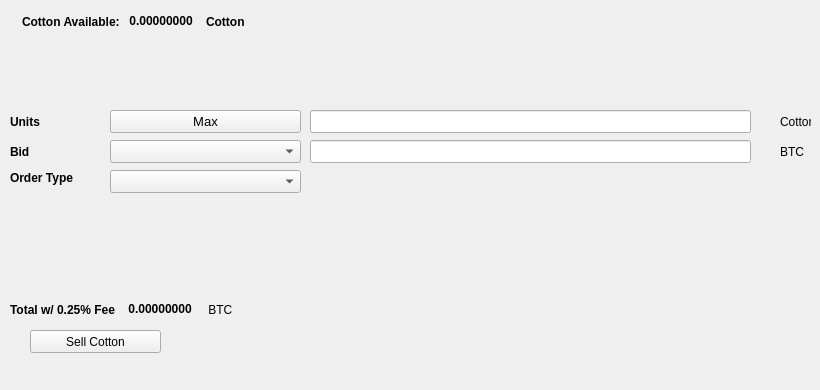
   <widget class="QWidget" name="SellTab">
    <attribute name="title">
     <string>Sell</string>
    </attribute>
    <widget class="QLabel" name="label_16">
     <property name="geometry">
      <rect>
       <x>780</x>
       <y>140</y>
       <width>31</width>
       <height>23</height>
      </rect>
     </property>
     <property name="text">
      <string>BTC</string>
     </property>
    </widget>
    <widget class="QComboBox" name="SellBidcomboBox">
     <property name="geometry">
      <rect>
       <x>110</x>
       <y>140</y>
       <width>191</width>
       <height>23</height>
      </rect>
     </property>
     <property name="font">
      <font>
       <pointsize>10</pointsize>
      </font>
     </property>
    </widget>
    <widget class="QLabel" name="label_18">
     <property name="geometry">
      <rect>
       <x>10</x>
       <y>110</y>
       <width>46</width>
       <height>23</height>
      </rect>
     </property>
     <property name="font">
      <font>
       <weight>75</weight>
       <bold>true</bold>
      </font>
     </property>
     <property name="text">
      <string>Units</string>
     </property>
    </widget>
    <widget class="QPushButton" name="Sell_Max_Amount">
     <property name="geometry">
      <rect>
       <x>110</x>
       <y>110</y>
       <width>191</width>
       <height>23</height>
      </rect>
     </property>
     <property name="font">
      <font>
       <pointsize>10</pointsize>
      </font>
     </property>
     <property name="text">
      <string>Max</string>
     </property>
    </widget>
    <widget class="QLabel" name="label_20">
     <property name="geometry">
      <rect>
       <x>10</x>
       <y>170</y>
       <width>91</width>
       <height>16</height>
      </rect>
     </property>
     <property name="font">
      <font>
       <weight>75</weight>
       <bold>true</bold>
      </font>
     </property>
     <property name="text">
      <string>Order Type</string>
     </property>
    </widget>
    <widget class="QComboBox" name="SellOrdertypeCombo">
     <property name="geometry">
      <rect>
       <x>110</x>
       <y>170</y>
       <width>191</width>
       <height>23</height>
      </rect>
     </property>
     <property name="font">
      <font>
       <pointsize>10</pointsize>
      </font>
     </property>
    </widget>
    <widget class="QLabel" name="label_21">
     <property name="geometry">
      <rect>
       <x>10</x>
       <y>140</y>
       <width>46</width>
       <height>23</height>
      </rect>
     </property>
     <property name="font">
      <font>
       <weight>75</weight>
       <bold>true</bold>
      </font>
     </property>
     <property name="text">
      <string>Bid</string>
     </property>
    </widget>
    <widget class="QLabel" name="label_22">
     <property name="geometry">
      <rect>
       <x>780</x>
       <y>110</y>
       <width>31</width>
       <height>23</height>
      </rect>
     </property>
     <property name="text">
      <string>Cotton</string>
     </property>
    </widget>
    <widget class="QLineEdit" name="UnitsInputCotton">
     <property name="geometry">
      <rect>
       <x>310</x>
       <y>110</y>
       <width>441</width>
       <height>23</height>
      </rect>
     </property>
     <property name="font">
      <font>
       <pointsize>9</pointsize>
       <weight>75</weight>
       <bold>true</bold>
      </font>
     </property>
    </widget>
    <widget class="QLineEdit" name="SellBidPriceEdit">
     <property name="geometry">
      <rect>
       <x>310</x>
       <y>140</y>
       <width>441</width>
       <height>23</height>
      </rect>
     </property>
     <property name="font">
      <font>
       <pointsize>9</pointsize>
       <weight>75</weight>
       <bold>true</bold>
      </font>
     </property>
    </widget>
    <widget class="QPushButton" name="SellCottonBTN">
     <property name="geometry">
      <rect>
       <x>30</x>
       <y>330</y>
       <width>131</width>
       <height>23</height>
      </rect>
     </property>
     <property name="text">
      <string>Sell Cotton</string>
     </property>
     <property name="icon">
      <iconset resource="../cotton">
       <normaloff>:/icons/bitcoin</normaloff>:/icons/bitcoin</iconset>
     </property>
    </widget>
    <widget class="QWidget" name="layoutWidget3">
     <property name="geometry">
      <rect>
       <x>22</x>
       <y>12</y>
       <width>258</width>
       <height>19</height>
      </rect>
     </property>
     <layout class="QHBoxLayout" name="horizontalLayout">
      <item>
       <widget class="QLabel" name="label232_2">
        <property name="font">
         <font>
          <weight>75</weight>
          <bold>true</bold>
         </font>
        </property>
        <property name="text">
         <string>Cotton Available:</string>
        </property>
       </widget>
      </item>
      <item>
       <widget class="QLabel" name="CottonAvailableLabel">
        <property name="palette">
         <palette>
          <active>
           <colorrole role="WindowText">
            <brush brushstyle="SolidPattern">
             <color alpha="255">
              <red>0</red>
              <green>0</green>
              <blue>0</blue>
             </color>
            </brush>
           </colorrole>
           <colorrole role="Button">
            <brush brushstyle="SolidPattern">
             <color alpha="255">
              <red>0</red>
              <green>170</green>
              <blue>0</blue>
             </color>
            </brush>
           </colorrole>
           <colorrole role="Light">
            <brush brushstyle="SolidPattern">
             <color alpha="255">
              <red>0</red>
              <green>255</green>
              <blue>0</blue>
             </color>
            </brush>
           </colorrole>
           <colorrole role="Midlight">
            <brush brushstyle="SolidPattern">
             <color alpha="255">
              <red>0</red>
              <green>212</green>
              <blue>0</blue>
             </color>
            </brush>
           </colorrole>
           <colorrole role="Dark">
            <brush brushstyle="SolidPattern">
             <color alpha="255">
              <red>0</red>
              <green>85</green>
              <blue>0</blue>
             </color>
            </brush>
           </colorrole>
           <colorrole role="Mid">
            <brush brushstyle="SolidPattern">
             <color alpha="255">
              <red>0</red>
              <green>113</green>
              <blue>0</blue>
             </color>
            </brush>
           </colorrole>
           <colorrole role="Text">
            <brush brushstyle="SolidPattern">
             <color alpha="255">
              <red>0</red>
              <green>170</green>
              <blue>0</blue>
             </color>
            </brush>
           </colorrole>
           <colorrole role="BrightText">
            <brush brushstyle="SolidPattern">
             <color alpha="255">
              <red>255</red>
              <green>255</green>
              <blue>255</blue>
             </color>
            </brush>
           </colorrole>
           <colorrole role="ButtonText">
            <brush brushstyle="SolidPattern">
             <color alpha="255">
              <red>0</red>
              <green>0</green>
              <blue>0</blue>
             </color>
            </brush>
           </colorrole>
           <colorrole role="Base">
            <brush brushstyle="SolidPattern">
             <color alpha="255">
              <red>255</red>
              <green>255</green>
              <blue>255</blue>
             </color>
            </brush>
           </colorrole>
           <colorrole role="Window">
            <brush brushstyle="SolidPattern">
             <color alpha="255">
              <red>0</red>
              <green>170</green>
              <blue>0</blue>
             </color>
            </brush>
           </colorrole>
           <colorrole role="Shadow">
            <brush brushstyle="SolidPattern">
             <color alpha="255">
              <red>0</red>
              <green>0</green>
              <blue>0</blue>
             </color>
            </brush>
           </colorrole>
           <colorrole role="AlternateBase">
            <brush brushstyle="SolidPattern">
             <color alpha="255">
              <red>127</red>
              <green>212</green>
              <blue>127</blue>
             </color>
            </brush>
           </colorrole>
           <colorrole role="ToolTipBase">
            <brush brushstyle="SolidPattern">
             <color alpha="255">
              <red>255</red>
              <green>255</green>
              <blue>220</blue>
             </color>
            </brush>
           </colorrole>
           <colorrole role="ToolTipText">
            <brush brushstyle="SolidPattern">
             <color alpha="255">
              <red>0</red>
              <green>0</green>
              <blue>0</blue>
             </color>
            </brush>
           </colorrole>
          </active>
          <inactive>
           <colorrole role="WindowText">
            <brush brushstyle="SolidPattern">
             <color alpha="255">
              <red>0</red>
              <green>0</green>
              <blue>0</blue>
             </color>
            </brush>
           </colorrole>
           <colorrole role="Button">
            <brush brushstyle="SolidPattern">
             <color alpha="255">
              <red>0</red>
              <green>170</green>
              <blue>0</blue>
             </color>
            </brush>
           </colorrole>
           <colorrole role="Light">
            <brush brushstyle="SolidPattern">
             <color alpha="255">
              <red>0</red>
              <green>255</green>
              <blue>0</blue>
             </color>
            </brush>
           </colorrole>
           <colorrole role="Midlight">
            <brush brushstyle="SolidPattern">
             <color alpha="255">
              <red>0</red>
              <green>212</green>
              <blue>0</blue>
             </color>
            </brush>
           </colorrole>
           <colorrole role="Dark">
            <brush brushstyle="SolidPattern">
             <color alpha="255">
              <red>0</red>
              <green>85</green>
              <blue>0</blue>
             </color>
            </brush>
           </colorrole>
           <colorrole role="Mid">
            <brush brushstyle="SolidPattern">
             <color alpha="255">
              <red>0</red>
              <green>113</green>
              <blue>0</blue>
             </color>
            </brush>
           </colorrole>
           <colorrole role="Text">
            <brush brushstyle="SolidPattern">
             <color alpha="255">
              <red>0</red>
              <green>170</green>
              <blue>0</blue>
             </color>
            </brush>
           </colorrole>
           <colorrole role="BrightText">
            <brush brushstyle="SolidPattern">
             <color alpha="255">
              <red>255</red>
              <green>255</green>
              <blue>255</blue>
             </color>
            </brush>
           </colorrole>
           <colorrole role="ButtonText">
            <brush brushstyle="SolidPattern">
             <color alpha="255">
              <red>0</red>
              <green>0</green>
              <blue>0</blue>
             </color>
            </brush>
           </colorrole>
           <colorrole role="Base">
            <brush brushstyle="SolidPattern">
             <color alpha="255">
              <red>255</red>
              <green>255</green>
              <blue>255</blue>
             </color>
            </brush>
           </colorrole>
           <colorrole role="Window">
            <brush brushstyle="SolidPattern">
             <color alpha="255">
              <red>0</red>
              <green>170</green>
              <blue>0</blue>
             </color>
            </brush>
           </colorrole>
           <colorrole role="Shadow">
            <brush brushstyle="SolidPattern">
             <color alpha="255">
              <red>0</red>
              <green>0</green>
              <blue>0</blue>
             </color>
            </brush>
           </colorrole>
           <colorrole role="AlternateBase">
            <brush brushstyle="SolidPattern">
             <color alpha="255">
              <red>127</red>
              <green>212</green>
              <blue>127</blue>
             </color>
            </brush>
           </colorrole>
           <colorrole role="ToolTipBase">
            <brush brushstyle="SolidPattern">
             <color alpha="255">
              <red>255</red>
              <green>255</green>
              <blue>220</blue>
             </color>
            </brush>
           </colorrole>
           <colorrole role="ToolTipText">
            <brush brushstyle="SolidPattern">
             <color alpha="255">
              <red>0</red>
              <green>0</green>
              <blue>0</blue>
             </color>
            </brush>
           </colorrole>
          </inactive>
          <disabled>
           <colorrole role="WindowText">
            <brush brushstyle="SolidPattern">
             <color alpha="255">
              <red>0</red>
              <green>85</green>
              <blue>0</blue>
             </color>
            </brush>
           </colorrole>
           <colorrole role="Button">
            <brush brushstyle="SolidPattern">
             <color alpha="255">
              <red>0</red>
              <green>170</green>
              <blue>0</blue>
             </color>
            </brush>
           </colorrole>
           <colorrole role="Light">
            <brush brushstyle="SolidPattern">
             <color alpha="255">
              <red>0</red>
              <green>255</green>
              <blue>0</blue>
             </color>
            </brush>
           </colorrole>
           <colorrole role="Midlight">
            <brush brushstyle="SolidPattern">
             <color alpha="255">
              <red>0</red>
              <green>212</green>
              <blue>0</blue>
             </color>
            </brush>
           </colorrole>
           <colorrole role="Dark">
            <brush brushstyle="SolidPattern">
             <color alpha="255">
              <red>0</red>
              <green>85</green>
              <blue>0</blue>
             </color>
            </brush>
           </colorrole>
           <colorrole role="Mid">
            <brush brushstyle="SolidPattern">
             <color alpha="255">
              <red>0</red>
              <green>113</green>
              <blue>0</blue>
             </color>
            </brush>
           </colorrole>
           <colorrole role="Text">
            <brush brushstyle="SolidPattern">
             <color alpha="255">
              <red>0</red>
              <green>85</green>
              <blue>0</blue>
             </color>
            </brush>
           </colorrole>
           <colorrole role="BrightText">
            <brush brushstyle="SolidPattern">
             <color alpha="255">
              <red>255</red>
              <green>255</green>
              <blue>255</blue>
             </color>
            </brush>
           </colorrole>
           <colorrole role="ButtonText">
            <brush brushstyle="SolidPattern">
             <color alpha="255">
              <red>0</red>
              <green>85</green>
              <blue>0</blue>
             </color>
            </brush>
           </colorrole>
           <colorrole role="Base">
            <brush brushstyle="SolidPattern">
             <color alpha="255">
              <red>0</red>
              <green>170</green>
              <blue>0</blue>
             </color>
            </brush>
           </colorrole>
           <colorrole role="Window">
            <brush brushstyle="SolidPattern">
             <color alpha="255">
              <red>0</red>
              <green>170</green>
              <blue>0</blue>
             </color>
            </brush>
           </colorrole>
           <colorrole role="Shadow">
            <brush brushstyle="SolidPattern">
             <color alpha="255">
              <red>0</red>
              <green>0</green>
              <blue>0</blue>
             </color>
            </brush>
           </colorrole>
           <colorrole role="AlternateBase">
            <brush brushstyle="SolidPattern">
             <color alpha="255">
              <red>0</red>
              <green>170</green>
              <blue>0</blue>
             </color>
            </brush>
           </colorrole>
           <colorrole role="ToolTipBase">
            <brush brushstyle="SolidPattern">
             <color alpha="255">
              <red>255</red>
              <green>255</green>
              <blue>220</blue>
             </color>
            </brush>
           </colorrole>
           <colorrole role="ToolTipText">
            <brush brushstyle="SolidPattern">
             <color alpha="255">
              <red>0</red>
              <green>0</green>
              <blue>0</blue>
             </color>
            </brush>
           </colorrole>
          </disabled>
         </palette>
        </property>
        <property name="font">
         <font>
          <weight>75</weight>
          <bold>true</bold>
         </font>
        </property>
        <property name="text">
         <string> 0.00000000 </string>
        </property>
        <property name="textInteractionFlags">
         <set>Qt::LinksAccessibleByMouse|Qt::TextSelectableByKeyboard|Qt::TextSelectableByMouse</set>
        </property>
       </widget>
      </item>
      <item>
       <widget class="QLabel" name="labelCotton">
        <property name="font">
         <font>
          <weight>75</weight>
          <bold>true</bold>
         </font>
        </property>
        <property name="text">
         <string>Cotton</string>
        </property>
       </widget>
      </item>
     </layout>
    </widget>
    <widget class="QWidget" name="layoutWidget">
     <property name="geometry">
      <rect>
       <x>10</x>
       <y>300</y>
       <width>268</width>
       <height>19</height>
      </rect>
     </property>
     <layout class="QHBoxLayout" name="horizontalLayout_2">
      <item>
       <widget class="QLabel" name="label_19">
        <property name="font">
         <font>
          <weight>75</weight>
          <bold>true</bold>
         </font>
        </property>
        <property name="text">
         <string>Total w/ 0.25% Fee </string>
        </property>
       </widget>
      </item>
      <item>
       <widget class="QLabel" name="SellCostLabel">
        <property name="palette">
         <palette>
          <active>
           <colorrole role="WindowText">
            <brush brushstyle="SolidPattern">
             <color alpha="255">
              <red>0</red>
              <green>0</green>
              <blue>0</blue>
             </color>
            </brush>
           </colorrole>
           <colorrole role="Button">
            <brush brushstyle="SolidPattern">
             <color alpha="255">
              <red>0</red>
              <green>170</green>
              <blue>0</blue>
             </color>
            </brush>
           </colorrole>
           <colorrole role="Light">
            <brush brushstyle="SolidPattern">
             <color alpha="255">
              <red>0</red>
              <green>255</green>
              <blue>0</blue>
             </color>
            </brush>
           </colorrole>
           <colorrole role="Midlight">
            <brush brushstyle="SolidPattern">
             <color alpha="255">
              <red>0</red>
              <green>212</green>
              <blue>0</blue>
             </color>
            </brush>
           </colorrole>
           <colorrole role="Dark">
            <brush brushstyle="SolidPattern">
             <color alpha="255">
              <red>0</red>
              <green>85</green>
              <blue>0</blue>
             </color>
            </brush>
           </colorrole>
           <colorrole role="Mid">
            <brush brushstyle="SolidPattern">
             <color alpha="255">
              <red>0</red>
              <green>113</green>
              <blue>0</blue>
             </color>
            </brush>
           </colorrole>
           <colorrole role="Text">
            <brush brushstyle="SolidPattern">
             <color alpha="255">
              <red>0</red>
              <green>170</green>
              <blue>0</blue>
             </color>
            </brush>
           </colorrole>
           <colorrole role="BrightText">
            <brush brushstyle="SolidPattern">
             <color alpha="255">
              <red>255</red>
              <green>255</green>
              <blue>255</blue>
             </color>
            </brush>
           </colorrole>
           <colorrole role="ButtonText">
            <brush brushstyle="SolidPattern">
             <color alpha="255">
              <red>0</red>
              <green>0</green>
              <blue>0</blue>
             </color>
            </brush>
           </colorrole>
           <colorrole role="Base">
            <brush brushstyle="SolidPattern">
             <color alpha="255">
              <red>255</red>
              <green>255</green>
              <blue>255</blue>
             </color>
            </brush>
           </colorrole>
           <colorrole role="Window">
            <brush brushstyle="SolidPattern">
             <color alpha="255">
              <red>0</red>
              <green>170</green>
              <blue>0</blue>
             </color>
            </brush>
           </colorrole>
           <colorrole role="Shadow">
            <brush brushstyle="SolidPattern">
             <color alpha="255">
              <red>0</red>
              <green>0</green>
              <blue>0</blue>
             </color>
            </brush>
           </colorrole>
           <colorrole role="AlternateBase">
            <brush brushstyle="SolidPattern">
             <color alpha="255">
              <red>127</red>
              <green>212</green>
              <blue>127</blue>
             </color>
            </brush>
           </colorrole>
           <colorrole role="ToolTipBase">
            <brush brushstyle="SolidPattern">
             <color alpha="255">
              <red>255</red>
              <green>255</green>
              <blue>220</blue>
             </color>
            </brush>
           </colorrole>
           <colorrole role="ToolTipText">
            <brush brushstyle="SolidPattern">
             <color alpha="255">
              <red>0</red>
              <green>0</green>
              <blue>0</blue>
             </color>
            </brush>
           </colorrole>
          </active>
          <inactive>
           <colorrole role="WindowText">
            <brush brushstyle="SolidPattern">
             <color alpha="255">
              <red>0</red>
              <green>0</green>
              <blue>0</blue>
             </color>
            </brush>
           </colorrole>
           <colorrole role="Button">
            <brush brushstyle="SolidPattern">
             <color alpha="255">
              <red>0</red>
              <green>170</green>
              <blue>0</blue>
             </color>
            </brush>
           </colorrole>
           <colorrole role="Light">
            <brush brushstyle="SolidPattern">
             <color alpha="255">
              <red>0</red>
              <green>255</green>
              <blue>0</blue>
             </color>
            </brush>
           </colorrole>
           <colorrole role="Midlight">
            <brush brushstyle="SolidPattern">
             <color alpha="255">
              <red>0</red>
              <green>212</green>
              <blue>0</blue>
             </color>
            </brush>
           </colorrole>
           <colorrole role="Dark">
            <brush brushstyle="SolidPattern">
             <color alpha="255">
              <red>0</red>
              <green>85</green>
              <blue>0</blue>
             </color>
            </brush>
           </colorrole>
           <colorrole role="Mid">
            <brush brushstyle="SolidPattern">
             <color alpha="255">
              <red>0</red>
              <green>113</green>
              <blue>0</blue>
             </color>
            </brush>
           </colorrole>
           <colorrole role="Text">
            <brush brushstyle="SolidPattern">
             <color alpha="255">
              <red>0</red>
              <green>170</green>
              <blue>0</blue>
             </color>
            </brush>
           </colorrole>
           <colorrole role="BrightText">
            <brush brushstyle="SolidPattern">
             <color alpha="255">
              <red>255</red>
              <green>255</green>
              <blue>255</blue>
             </color>
            </brush>
           </colorrole>
           <colorrole role="ButtonText">
            <brush brushstyle="SolidPattern">
             <color alpha="255">
              <red>0</red>
              <green>0</green>
              <blue>0</blue>
             </color>
            </brush>
           </colorrole>
           <colorrole role="Base">
            <brush brushstyle="SolidPattern">
             <color alpha="255">
              <red>255</red>
              <green>255</green>
              <blue>255</blue>
             </color>
            </brush>
           </colorrole>
           <colorrole role="Window">
            <brush brushstyle="SolidPattern">
             <color alpha="255">
              <red>0</red>
              <green>170</green>
              <blue>0</blue>
             </color>
            </brush>
           </colorrole>
           <colorrole role="Shadow">
            <brush brushstyle="SolidPattern">
             <color alpha="255">
              <red>0</red>
              <green>0</green>
              <blue>0</blue>
             </color>
            </brush>
           </colorrole>
           <colorrole role="AlternateBase">
            <brush brushstyle="SolidPattern">
             <color alpha="255">
              <red>127</red>
              <green>212</green>
              <blue>127</blue>
             </color>
            </brush>
           </colorrole>
           <colorrole role="ToolTipBase">
            <brush brushstyle="SolidPattern">
             <color alpha="255">
              <red>255</red>
              <green>255</green>
              <blue>220</blue>
             </color>
            </brush>
           </colorrole>
           <colorrole role="ToolTipText">
            <brush brushstyle="SolidPattern">
             <color alpha="255">
              <red>0</red>
              <green>0</green>
              <blue>0</blue>
             </color>
            </brush>
           </colorrole>
          </inactive>
          <disabled>
           <colorrole role="WindowText">
            <brush brushstyle="SolidPattern">
             <color alpha="255">
              <red>0</red>
              <green>85</green>
              <blue>0</blue>
             </color>
            </brush>
           </colorrole>
           <colorrole role="Button">
            <brush brushstyle="SolidPattern">
             <color alpha="255">
              <red>0</red>
              <green>170</green>
              <blue>0</blue>
             </color>
            </brush>
           </colorrole>
           <colorrole role="Light">
            <brush brushstyle="SolidPattern">
             <color alpha="255">
              <red>0</red>
              <green>255</green>
              <blue>0</blue>
             </color>
            </brush>
           </colorrole>
           <colorrole role="Midlight">
            <brush brushstyle="SolidPattern">
             <color alpha="255">
              <red>0</red>
              <green>212</green>
              <blue>0</blue>
             </color>
            </brush>
           </colorrole>
           <colorrole role="Dark">
            <brush brushstyle="SolidPattern">
             <color alpha="255">
              <red>0</red>
              <green>85</green>
              <blue>0</blue>
             </color>
            </brush>
           </colorrole>
           <colorrole role="Mid">
            <brush brushstyle="SolidPattern">
             <color alpha="255">
              <red>0</red>
              <green>113</green>
              <blue>0</blue>
             </color>
            </brush>
           </colorrole>
           <colorrole role="Text">
            <brush brushstyle="SolidPattern">
             <color alpha="255">
              <red>0</red>
              <green>85</green>
              <blue>0</blue>
             </color>
            </brush>
           </colorrole>
           <colorrole role="BrightText">
            <brush brushstyle="SolidPattern">
             <color alpha="255">
              <red>255</red>
              <green>255</green>
              <blue>255</blue>
             </color>
            </brush>
           </colorrole>
           <colorrole role="ButtonText">
            <brush brushstyle="SolidPattern">
             <color alpha="255">
              <red>0</red>
              <green>85</green>
              <blue>0</blue>
             </color>
            </brush>
           </colorrole>
           <colorrole role="Base">
            <brush brushstyle="SolidPattern">
             <color alpha="255">
              <red>0</red>
              <green>170</green>
              <blue>0</blue>
             </color>
            </brush>
           </colorrole>
           <colorrole role="Window">
            <brush brushstyle="SolidPattern">
             <color alpha="255">
              <red>0</red>
              <green>170</green>
              <blue>0</blue>
             </color>
            </brush>
           </colorrole>
           <colorrole role="Shadow">
            <brush brushstyle="SolidPattern">
             <color alpha="255">
              <red>0</red>
              <green>0</green>
              <blue>0</blue>
             </color>
            </brush>
           </colorrole>
           <colorrole role="AlternateBase">
            <brush brushstyle="SolidPattern">
             <color alpha="255">
              <red>0</red>
              <green>170</green>
              <blue>0</blue>
             </color>
            </brush>
           </colorrole>
           <colorrole role="ToolTipBase">
            <brush brushstyle="SolidPattern">
             <color alpha="255">
              <red>255</red>
              <green>255</green>
              <blue>220</blue>
             </color>
            </brush>
           </colorrole>
           <colorrole role="ToolTipText">
            <brush brushstyle="SolidPattern">
             <color alpha="255">
              <red>0</red>
              <green>0</green>
              <blue>0</blue>
             </color>
            </brush>
           </colorrole>
          </disabled>
         </palette>
        </property>
        <property name="font">
         <font>
          <weight>75</weight>
          <bold>true</bold>
         </font>
        </property>
        <property name="autoFillBackground">
         <bool>false</bool>
        </property>
        <property name="text">
         <string> 0.00000000</string>
        </property>
        <property name="textInteractionFlags">
         <set>Qt::LinksAccessibleByMouse|Qt::TextSelectableByMouse</set>
        </property>
       </widget>
      </item>
      <item>
       <widget class="QLabel" name="label_17">
        <property name="font">
         <font>
          <weight>50</weight>
          <bold>false</bold>
         </font>
        </property>
        <property name="text">
         <string> BTC</string>
        </property>
       </widget>
      </item>
     </layout>
    </widget>
    <widget class="QLabel" name="label_23">
     <property name="geometry">
      <rect>
       <x>460</x>
       <y>300</y>
       <width>281</width>
       <height>81</height>
      </rect>
     </property>
     <property name="text">
      <string/>
     </property>
     <property name="pixmap">
      <pixmap>:/images/bittrex</pixmap>
     </property>
    </widget>
   </widget>
